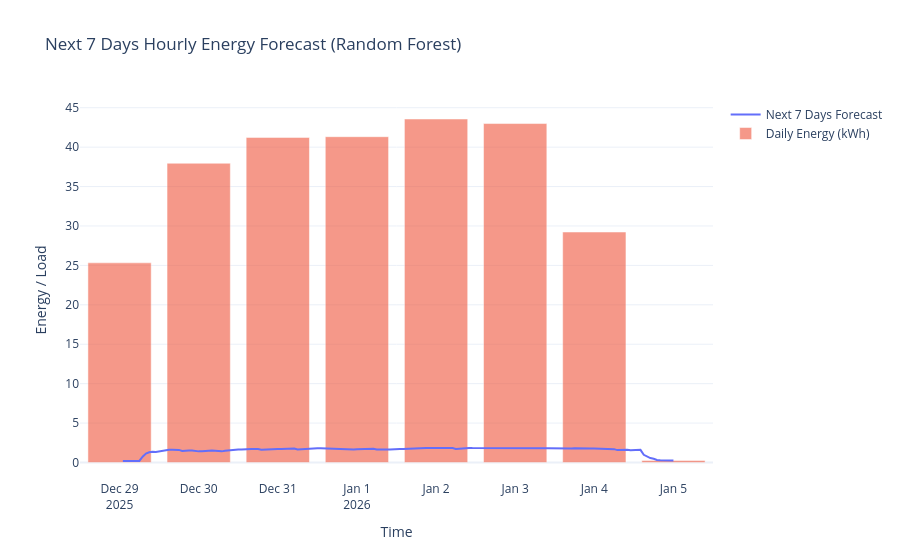

The cell this chart's notebook holds for it:
### Code cell
daily_forecast = (
    forecast_df
    .resample("D")
    .sum()
)

fig.add_trace(go.Bar(
    x=daily_forecast.index,
    y=daily_forecast["Predicted"],
    name="Daily Energy (kWh)",
    opacity=0.6
))

### Figure 1 — Plotly figure (JSON) as saved in the notebook; plotly's stock layout.template omitted (floating-point values rounded to 4 significant figures; data arrays with more than 128 entries replaced by an {"elided": "..."} marker saying what was removed)
{"data": [{"line": {"width": 2}, "mode": "lines", "name": "Next 7 Days Forecast", "type": "scatter", "x": {"elided": "168 str values"}, "y": {"elided": "168 float values"}}, {"name": "Daily Energy (kWh)", "opacity": 0.6, "type": "bar", "x": ["2025-12-29T00:00:00.000000000", "2025-12-30T00:00:00.000000000", "2025-12-31T00:00:00.000000000", "2026-01-01T00:00:00.000000000", "2026-01-02T00:00:00.000000000", "2026-01-03T00:00:00.000000000", "2026-01-04T00:00:00.000000000", "2026-01-05T00:00:00.000000000"], "y": [25.32, 37.96, 41.23, 41.32, 43.57, 42.99, 29.23, 0.2649]}], "layout": {"title": {"text": "Next 7 Days Hourly Energy Forecast (Random Forest)"}, "xaxis": {"title": {"text": "Time"}}, "yaxis": {"title": {"text": "Energy / Load"}}}}
